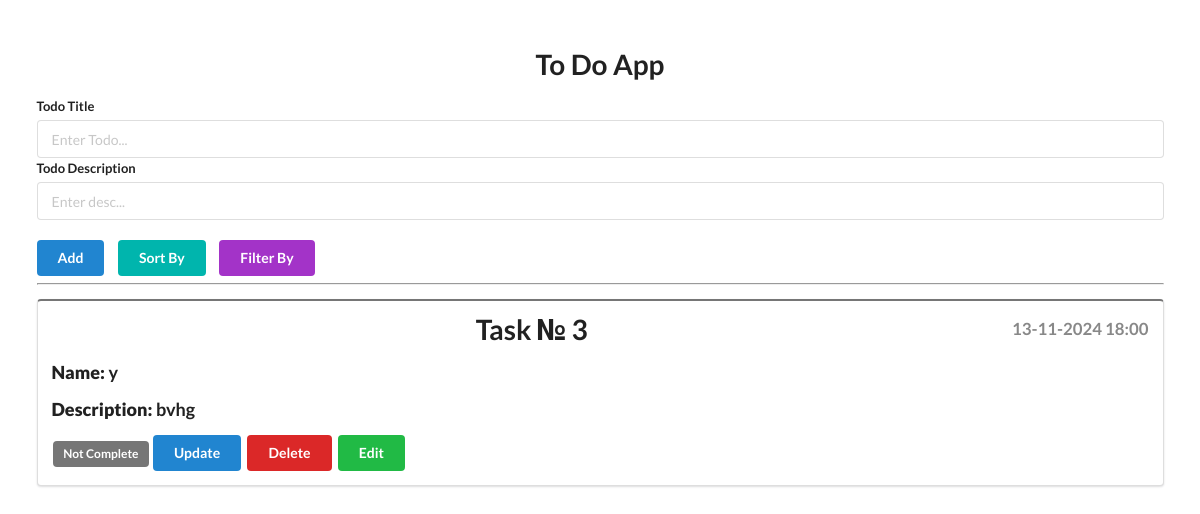
Before: / with the older database file.
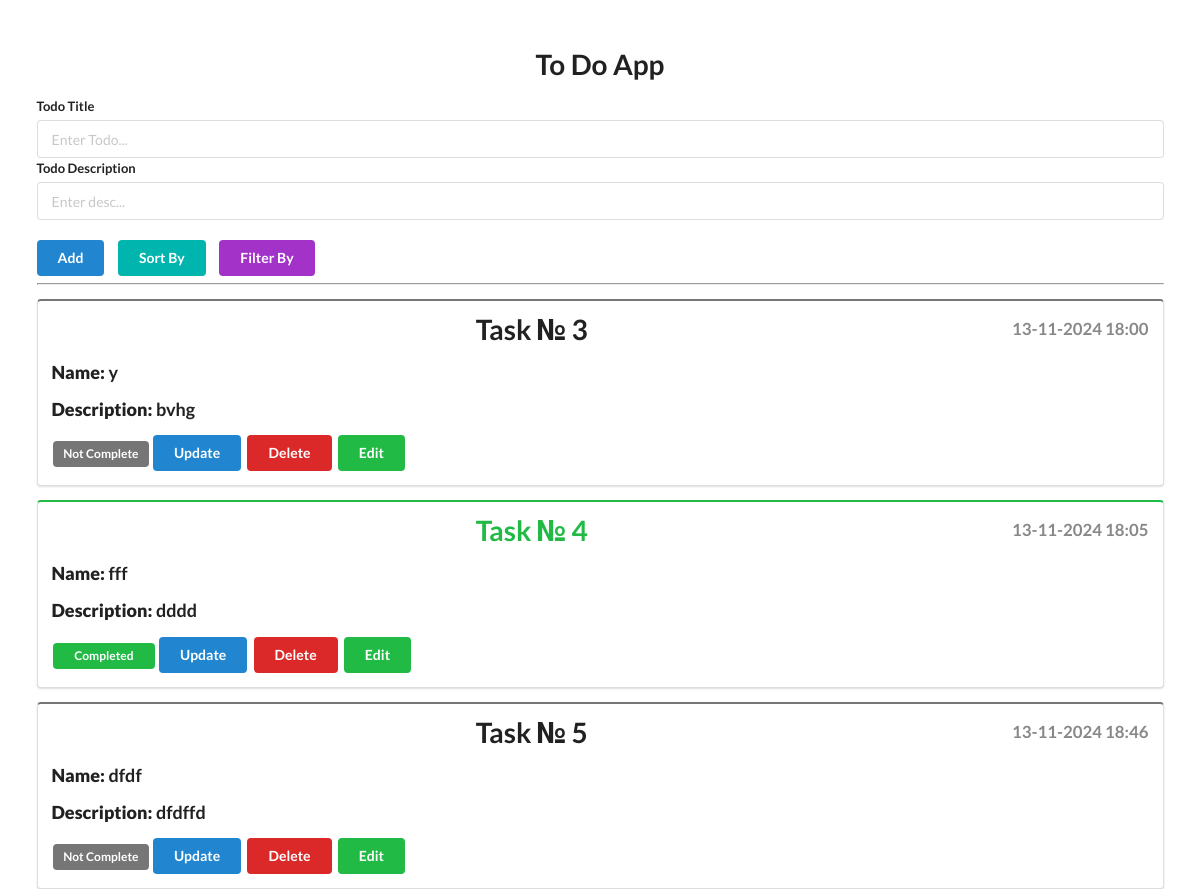
After: the same page with the newer database file.
### todolist/models.py (models this page shows, shortened)
class Todo(models.Model):
    title=models.CharField(max_length=350)
    description=models.CharField(max_length=350)
    complete=models.BooleanField(default=False)
    created_at=models.DateTimeField(default=datetime.utcnow)
    def formatted_date(self):
        return self.created_at.strftime('%d-%m-%Y %H:%M')

### todolist/views.py (the view)
# urls.py: path('', views.index, name="index"),
def index(request):
    sort = request.GET.get('sort', None)
    filter_by = request.GET.get('filter', None)
    todos = Todo.objects.all()
    if filter_by == 'completed':
        todos = todos.filter(complete=True)
    elif filter_by == 'incomplete':
        todos = todos.filter(complete=False)
    if sort == 'created_at_asc':
        todos = todos.order_by('created_at')
    elif sort == 'created_at_desc':
        todos = todos.order_by('-created_at')
    elif sort == 'completed_first':
        todos = todos.order_by('-complete', 'created_at')
    elif sort == 'incomplete_first':
        todos = todos.order_by('complete', 'created_at')
    return render(request, "base.html", {"todo_list": todos})

### templates/base.html (shortened to what this page needs)
<!DOCTYPE html>
<html lang="en">
<head>
    <link rel="stylesheet" href="https://cdn.jsdelivr.net/npm/semantic-ui@2.4.2/dist/semantic.min.css">
</head>
<body>
    <div style="margin-top: 50px;" class="ui container">
        <h1 class="ui center aligned header">To Do App</h1>
        <form class="ui form" action="/add" method="post">
            <div class="field">
                <label>Todo Title</label>
                <input type="text" name="title" placeholder="Enter Todo..."><br>
                <label>Todo Description</label>
                <input type="text" name="description" placeholder="Enter desc..."><br>
            </div>
            <div style="display: flex; gap: 10px; margin-top: 20px;">
                <button class="ui blue button" type="submit">Add</button>
                <div class="ui dropdown">
                    <button class="ui teal button">Sort By</button>
                </div>
                <div class="ui dropdown">
                    <button class="ui purple button">Filter By</button>
                </div>
            </div>
        </form>
        <hr>
        {% for todo in todo_list %}
        <div class="ui segment {% if todo.complete %}green{% else %}grey{% endif %}">
            <h1 class="ui center aligned header {% if todo.complete %}green{% else %}black{% endif %}">
                Task № {{todo.id }}
                <span style="font-size: 0.6em; color: #888; display: block; float: right;">
                    {{ todo.formatted_date }}
                </span>
            </h1>
            <p class="ui big header"><strong>Name: </strong> {{ todo.title }}</p>
            <p class="ui big header"><strong>Description: </strong>{{ todo.description }}</p>
            {% if todo.complete %}
            <span class="ui green label">ㅤCompletedㅤ</span>
            {% else %}
            <span class="ui grey label">Not Complete</span>
            {% endif %}
            <a class="ui blue button" href="/update/{{ todo.id }}">Update</a>
            <a class="ui red button" href="/delete/{{ todo.id }}">Delete</a>
            <button class="ui green button" onclick="toggleEditForm('{{ todo.id }}')">Edit</button>
        </div>
        {% endfor %}
    </div>
    {% load static %}
</body>
</html>

Changed rows visible on the page:
added Todo: id "4", formatted_date "13-11-2024 18:05", title "fff", description "dddd", complete "ㅤCompletedㅤ"
added Todo: id "5", formatted_date "13-11-2024 18:46", title "dfdf", description "dfdffd", complete "Not Complete"
